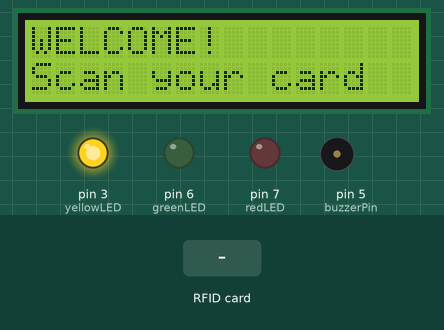
This sketch was run on a simulated Arduino Uno, built with avr-gcc and run on an emulated ATmega328P. Shown: 16×2 character LCD, output pins drawn as LEDs (lit = HIGH), buzzer (waves = sounding, pin HIGH). The inputs (shaded band) are chosen by the test bench. The local clock reads 2024-03-15 10:24:30 at power-on unless the sketch sets it; storage starts empty; pins used as bus, display or sensor lines are not drawn; what the sketch prints to the serial monitor is not drawn.

Above: at 1.4 s.
1.5 s: RFID card DD 99 CB 7A held to the reader
At 3.1 s:
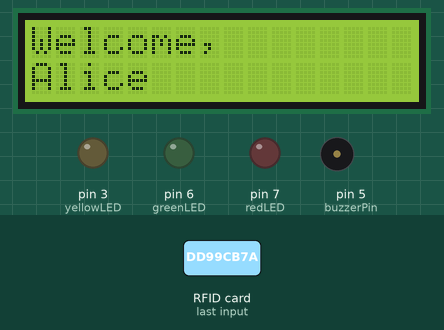
3.4 s: RFID card 5E 7A 19 C4 held to the reader
At 5.8 s:
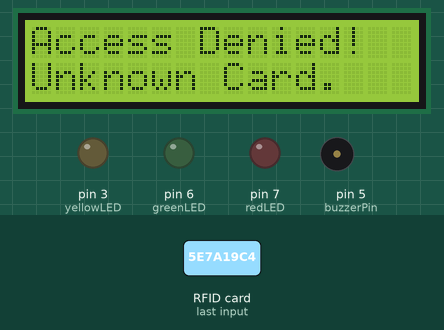
6.4 s: RFID card AA BB CC DD held to the reader
At 9.3 s:
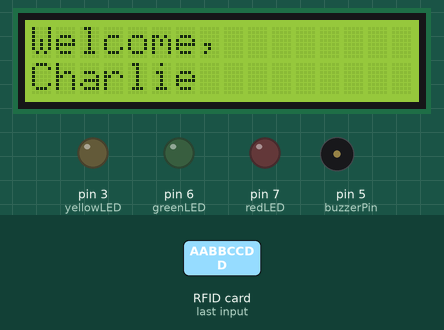
Timing chart, 0 to 13.4 s (numbered marks = the images above; inputs shaded):
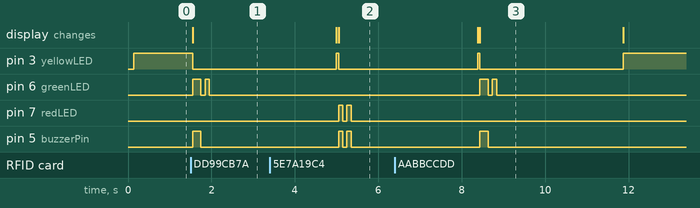

The sketch:

Smart_Attendance_System.ino
```cpp
#include <SPI.h>
#include <MFRC522.h>
#include <Wire.h>              // Required for I2C communication
#include <LiquidCrystal_I2C.h> // Required for LCD I2C
#include <RTClib.h>            // Required for Real-Time Clock (RTC) module
#include <SD.h>                // Required for SD card module

// --- RFID MFRC522 pin definitions ---
#define SS_PIN 10              // Configurable pin for MFRC522 Slave Select (SS)
#define RST_PIN 9              // Configurable pin for MFRC522 Reset (RST)
MFRC522 mfrc522(SS_PIN, RST_PIN); // Create MFRC522 instance for RFID reader

// --- Buzzer & LED pin definitions ---
const int buzzerPin = 5;
const int yellowLED = 3;
const int greenLED = 6;
const int redLED = 7;

// --- LCD I2C definitions ---
/*  Replace 0x27 with the actual I2C address of your LCD.
 You can find this address by running an I2C scanner sketch.
 Common addresses are 0x27 or 0x3F.
 For me it's 16x2 LCD: LiquidCrystal_I2C(address, 16, 2)
 since the RTC time module will be using the SDA and SDL pin on the arduino
 they will both be sharing the pins
*/
LiquidCrystal_I2C lcd(0x27, 16, 2); // Set the LCD I2C address and dimensions (16 columns, 2 rows)

// --- RTC Module ---
// Choose the correct RTC object based on your module:
RTC_DS3231 rtc; // For DS3231 module (recommended for accuracy) and what i actualy have
// RTC_DS1307 rtc; // For DS1307 module

/* --- SD Card Module ---
 Define the Chip Select (CS) pin for your SD card module.
 This is typically D4 or D10, but check your specific module's documentation.
 also the SD card will use the same pins as the MFRC522 Pins
 this is becuase the arduino  will first send that device's address on the SDA line. Only the device that recognizes its address will respond;
 all other devices on the bus ignore the communication.
*/
const int chipSelect = 4; // Digital pin connected to SD card CS

// --- Student Data Structure ---
// Defines a structure to hold student information.
struct Student {
  byte uid[4];       // Stores the 4-byte Unique Identifier (UID) of the RFID card
  const char* name;  // Stores a pointer to the student's name string
};

// --- Authorized Student UIDs and Names ---
/* YOU MUST REPLACE THESE UIDS WITH THE ACTUAL UIDS OF YOUR RFID CARDS!
 To find your card UIDs:
 1. Upload your original basic RFID sketch (View_TagsUID.ino).
 2. Open the Serial Monitor.
 3. Scan each RFID card and note down the "Card UID:" printed in hexadecimal format (e.g., DD 99 CB 7A).
 4. Convert those hex values into the format {0xDD, 0x99, 0xCB, 0x7A} for your cards.
*/
Student students[] = {
  // Example Student 1: UID {0xDD, 0x99, 0xCB, 0x7A} -> Name "Alice"
  {{0xDD, 0x99, 0xCB, 0x7A}, "Alice"},
  // Example Student 3: UID {0xAA, 0xBB, 0xCC, 0xDD} -> Name "Charlie"
  {{0xAA, 0xBB, 0xCC, 0xDD}, "Charlie"},
  // You can add more students following the same format
  // {{0xXX, 0xXX, 0xXX, 0xXX}, "Student Name"}
};
// Calculate the number of students in the array automatically
const int numStudents = sizeof(students) / sizeof(students[0]);

// --- File Name for Attendance Logging on SD Card ---
const char* attendanceLogFile = "ATTEND.CSV"; // Using .CSV for easier spreadsheet compatibility

void setup() {
  // --- Configure Pin Modes ---
  pinMode(buzzerPin, OUTPUT);
  pinMode(yellowLED, OUTPUT);
  pinMode(greenLED, OUTPUT);
  pinMode(redLED, OUTPUT); // Set red LED pin as output

  Serial.begin(9600); // Start serial communication for debugging output to PC

  SPI.begin(); // Initialize SPI bus for MFRC522 and SD card communication

  mfrc522.PCD_Init(); // Initialize the RFID reader module

  lcd.init();      // Initialize the LCD module
  lcd.backlight(); // Turn on the LCD backlight (if available)

  // Initial welcome message on LCD
  lcd.print("Initializing...");
  lcd.setCursor(0, 1); // Set cursor to the second line, first column
  lcd.print("Please wait...");
  digitalWrite(yellowLED, HIGH); // Turn yellow LED ON to indicate system is powered/initializing

  // --- Initialize RTC Module ---
  // Check if the RTC module is connected and functioning.
  if (!rtc.begin()) {
    Serial.println("Couldn't find RTC module!");
    lcd.clear();
    lcd.print("RTC Error!");
    lcd.setCursor(0, 1);
    lcd.print("Check Wiring.");
    while (1); // Halt the program if RTC is not found (critical component)
  }

  // OPTIONAL: Uncomment the line below *once* to set the RTC to the Arduino's compile time.
  // After the first successful upload and time set, COMMENT THIS LINE OUT AGAIN,
  // otherwise, the RTC will reset to compile time every time you upload the sketch.

  // rtc.adjust(DateTime(F(__DATE__), F(__TIME__))); /*this is the line */

  // If the RTC is not running, set it to the compile time (useful if battery is dead)
  if (!rtc.isrunning()) {
    Serial.println("RTC is NOT running, setting time!");
    rtc.adjust(DateTime(F(__DATE__), F(__TIME__)));
  }

  // --- Initialize SD Card Module ---
  Serial.print("Initializing SD card...");
  // Check if the SD card is present and can be initialized.
  if (!SD.begin(chipSelect)) {
    Serial.println("SD card failed, or not present");
    lcd.clear();
    lcd.print("SD Card Error!");
    lcd.setCursor(0, 1);
    lcd.print("Check SD Card.");
    while (1); // Halt the program if SD card is not found (critical for logging)
  }
  Serial.println("SD card initialized successfully.");

  // Check if the log file exists. If not, create it with a header.
  if (!SD.exists(attendanceLogFile)) {
    File dataFile = SD.open(attendanceLogFile, FILE_WRITE);
    if (dataFile) {
      dataFile.println("UID,Name,Timestamp,Status"); // CSV Header
      dataFile.close();
      Serial.println("Created new attendance log file with header.");
    } else {
      Serial.println("Error creating attendance log file!");
    }
  }

  // --- System Ready Message ---
  lcd.clear();
  lcd.print("WELCOME!");
  lcd.setCursor(0, 1);
  lcd.print("Scan your card");
  digitalWrite(yellowLED, HIGH); // Yellow LED remains ON to show system is active
  Serial.println("System Ready. Waiting for card scans...");
}

void loop() {
  // Check if a new RFID card is present near the reader
  if (!mfrc522.PICC_IsNewCardPresent()) {
    return; // No new card, exit loop iteration
  }

  // Read the selected card's UID
  if (!mfrc522.PICC_ReadCardSerial()) {
    return; // Failed to read card serial, exit loop iteration
  }

  // --- Get current date and time from RTC ---
  DateTime now = rtc.now(); // Get the current date and time
  char timeStr[20]; // Buffer to store the formatted timestamp string
  // Format the timestamp: DD/MM/YYYY HH:MM:SS
  sprintf(timeStr, "%02d/%02d/%04d %02d:%02d:%02d",
    now.day(), now.month(), now.year(),
    now.hour(), now.minute(), now.second());

  // --- Format and print the scanned Card UID to Serial Monitor ---
  Serial.print("Scanned Card UID: ");
  char currentUID_hex_str[12]; // Buffer to store UID in "XX XX XX XX" format
  sprintf(currentUID_hex_str, "%02X %02X %02X %02X",
    mfrc522.uid.uidByte[0], mfrc522.uid.uidByte[1],
    mfrc522.uid.uidByte[2], mfrc522.uid.uidByte[3]);
  Serial.println(currentUID_hex_str); // Print to Serial Monitor

  // --- Student Identification Logic ---
  int studentIndex = -1; // Initialize to -1 (means student not found)
  // Loop through the array of authorized students to find a match
  for (int i = 0; i < numStudents; i++) {
    // memcmp compares memory blocks (UID bytes)
    if (memcmp(mfrc522.uid.uidByte, students[i].uid, 4) == 0) {
      studentIndex = i; // Found a match, store the index
      break;            // Exit the loop
    }
  }

  lcd.clear(); // Clear the LCD for new message
  String logEntry; // String to build the attendance record for the SD card

  if (studentIndex != -1) {
    // --- Student Found: Grant Access and Log Check-In/Check-Out ---
    String studentName = students[studentIndex].name;
    Serial.print("Access Granted for: ");
    Serial.println(studentName);
    Serial.print("Timestamp: ");
    Serial.println(timeStr);

    lcd.setCursor(0, 0);
    lcd.print("Welcome,");
    lcd.setCursor(0, 1);
    lcd.print(studentName); // Display student's name

    // Placeholder for simple IN/OUT logic (can be expanded)
    // For a more advanced system, you'd track the last state (IN/OUT)
    // For this example, we'll just log "IN" for recognized students.
    //And when i will advance or iterate the project i will check for in and out
    logEntry = String(currentUID_hex_str) + "," + studentName + "," + String(timeStr) + ",IN";
    playSuccessSoundAndLight(); // Trigger success feedback

  } else {
    // --- Unknown Card: Deny Access ---
    Serial.println("Access Denied: Unknown Card!");
    Serial.print("Timestamp: ");
    Serial.println(timeStr);

    lcd.setCursor(0, 0);
    lcd.print("Access Denied!");
    lcd.setCursor(0, 1);
    lcd.print("Unknown Card.");

    // Log entry for unknown cards
    logEntry = String(currentUID_hex_str) + ",UNKNOWN," + String(timeStr) + ",DENIED";
    playDeniedSoundAndLight(); // Trigger denial feedback
  }

  // --- Log Attendance to SD Card ---
  File dataFile = SD.open(attendanceLogFile, FILE_WRITE); // Open the file in write mode (appends to end)
  if (dataFile) {
    dataFile.println(logEntry); // Write the attendance record line
    dataFile.close();           // Close the file to save data
    Serial.println("Logged to SD Card: " + logEntry);
  } else {
    // If there's an error opening the SD card file
    Serial.println("Error opening " + String(attendanceLogFile) + " for writing.");
    lcd.clear();
    lcd.print("SD Write Error!");
    lcd.setCursor(0, 1);
    lcd.print("Check SD Card.");
    delay(1000); // Display error for a moment
  }

  // --- Reset RFID Reader for Next Scan ---
  mfrc522.PICC_HaltA();       // Halt PICC (effectively deactivates the card)
  mfrc522.PCD_StopCrypto1();  // Stop encryption on PCD (important for next scan)

  delay(3000); // Keep the result message on LCD for 3 seconds
  // --- Prepare LCD for next scan ---
  lcd.clear();
  lcd.setCursor(0, 0);
  lcd.print("Scan your card"); // Reset LCD message
  lcd.setCursor(0, 1);
  lcd.print("          "); // Clear second line to remove previous UID/name
  digitalWrite(yellowLED, HIGH); // Ensure yellow LED is back on after feedback
}

// --- Helper Functions for Audio and Visual Feedback ---

void playSuccessSoundAndLight() {
  digitalWrite(yellowLED, LOW); // Turn yellow OFF temporarily
  digitalWrite(redLED, LOW);    // Ensure red is OFF
  digitalWrite(buzzerPin, HIGH); // Buzzer ON
  digitalWrite(greenLED, HIGH);  // Green LED ON
  delay(200);                    // Stay on for 200ms
  digitalWrite(buzzerPin, LOW);  // Buzzer OFF
  digitalWrite(greenLED, LOW);   // Green LED OFF
  delay(100);                    // Short pause
  digitalWrite(greenLED, HIGH);  // Green LED flash
  delay(100);
  digitalWrite(greenLED, LOW);   // Green LED OFF
}

void playDeniedSoundAndLight() {
  digitalWrite(yellowLED, LOW); // Turn yellow OFF temporarily
  digitalWrite(greenLED, LOW);  // Ensure green is OFF
  digitalWrite(buzzerPin, HIGH); // Buzzer ON (first beep)
  digitalWrite(redLED, HIGH);    // Red LED ON
  delay(100);
  digitalWrite(buzzerPin, LOW);  // Buzzer OFF
  digitalWrite(redLED, LOW);     // Red LED OFF
  delay(100);
  digitalWrite(buzzerPin, HIGH); // Buzzer ON (second beep)
  digitalWrite(redLED, HIGH);    // Red LED ON
  delay(100);
  digitalWrite(buzzerPin, LOW);  // Buzzer OFF
  digitalWrite(redLED, LOW);     // Red LED OFF
}
```

Measured:
- after the input at 1.5 s, pin 3 (yellowLED): HIGH → LOW after 0.05 s; pin 6 (greenLED): LOW → HIGH after 0.05 s, → LOW 0.20 s later, → HIGH 0.10 s later, → LOW 0.10 s later; pin 5 (buzzerPin): LOW → HIGH after 0.05 s, → LOW 0.20 s later; the display: changes after 0.05 s (image 1)
- after the input at 3.4 s, pin 7 (redLED), pin 5 (buzzerPin): alternates HIGH for 0.10 s and LOW for 0.10 s, 4 changes in all, then stays LOW, starting after 1.6 s; the display: first differs from a run without the input after 1.6 s (image 2)
- after the input at 6.4 s, pin 6 (greenLED): LOW → HIGH after 2.0 s, → LOW 0.20 s later, → HIGH 0.10 s later, → LOW 0.10 s later; pin 5 (buzzerPin): LOW → HIGH after 2.0 s, → LOW 0.20 s later; the display: first differs from a run without the input after 2.0 s (image 3)
